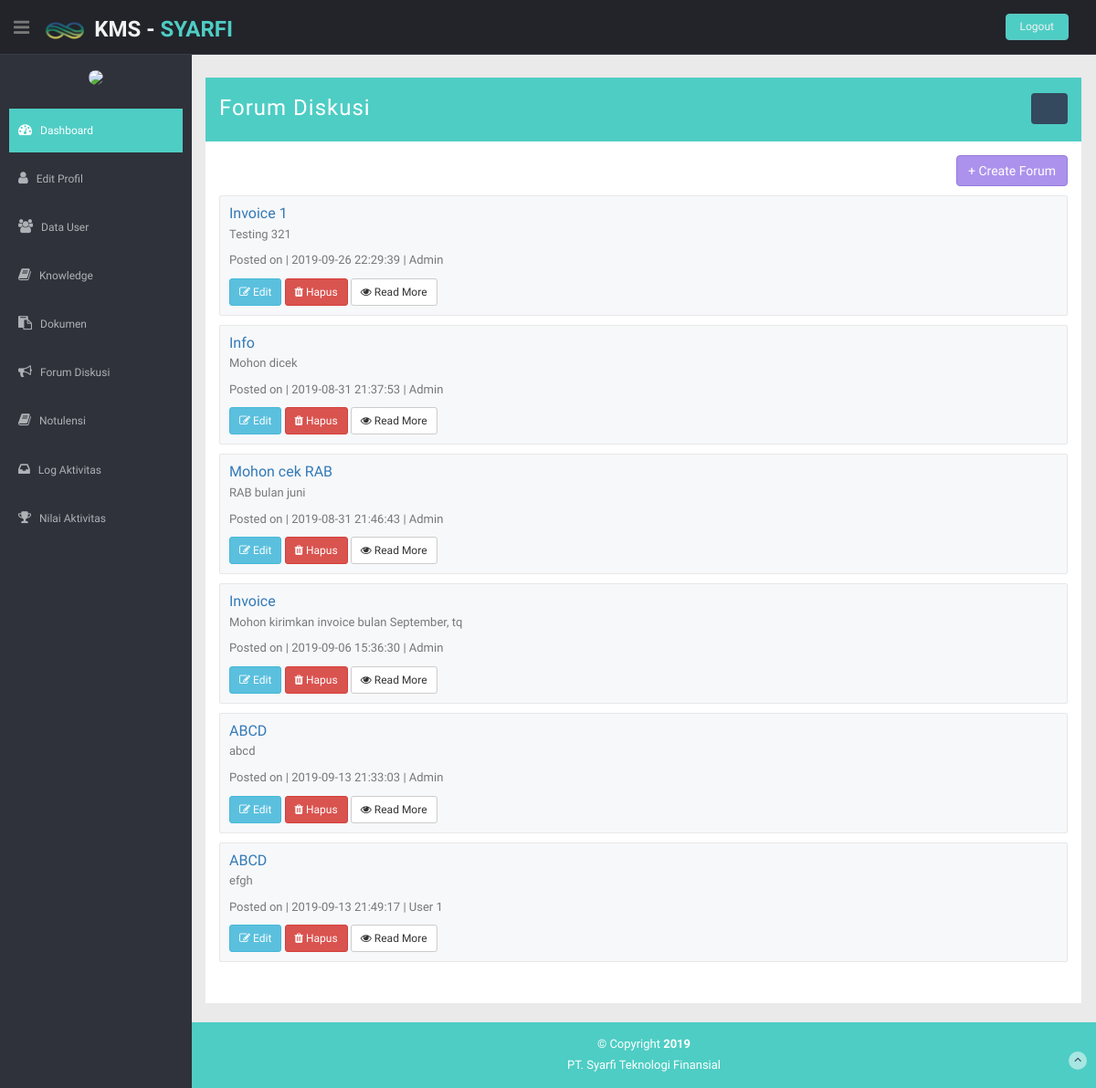
The page /index.php/admin/forum on the database its author committed.
### tables this page shows
CREATE TABLE `tb_forum` (
  `id_forum` varchar(50) NOT NULL,
  `nama_user` varchar(50) NOT NULL,
  `tgl_forum` datetime NOT NULL,
  `judul_forum` varchar(50) NOT NULL,
  `isi_forum` text NOT NULL
);

### application/controllers/admin/Forum.php (called while the page is built, shortened)
<?php
class Forum extends CI_Controller
{
    public function __construct()
    {
        $this->load->helper('form');
        $this->load->library('form_validation');
        $this->load->model('forum_model');
        $this->load->model('log_model');
        $this->load->model('nilai_model');
    }
    public function index()
    {
        $home = array(
            "nip" => $this->session->userdata('nip', array(), true),
            "user_id" => $this->session->userdata('user_id', array(), true),
            "username" => $this->session->userdata('user_name', array(), true),
            "email" => $this->session->userdata('email', array(), true),
            "user_nama" => $this->session->userdata('nama_user', array(), true),
            "jabatan" => $this->session->userdata('jabatan', array(), true),
            "data" => $this->forum_model->get(),
        );
        $this->load->view("admin/forum", $home);
    }
}

### index.php (called while the page is built, shortened)
<?php
require_once BASEPATH.'core/CodeIgniter.php';

### application/models/Forum_model.php (called while the page is built, shortened)
<?php
class Forum_model extends CI_Model
{
    public function get()
    {
        $query = $this->db->select("*")
            ->from('tb_forum')
            ->order_by('id_forum')
            ->get();
        return $query->result();
    }
}

### application/views/admin/forum.php (the view, shortened to what this page needs)
<!DOCTYPE html>
<html lang="en">
<head>
    <link href="<?= base_url('assets/lib/bootstrap/css/bootstrap.min.css', '') ?>" rel="stylesheet">
    <link href="<?= base_url('assets/lib/font-awesome/css/font-awesome.css', '') ?>" rel="stylesheet" />
    <link rel="stylesheet" type="text/css" href="<?= base_url('assets/css/zabuto_calendar.css', '') ?>">
    <link rel="stylesheet" type="text/css" href="<?= base_url('assets/lib/gritter/css/jquery.gritter.css', '') ?>" />
    <link href="<?= base_url('assets/css/style.css', '') ?>" rel="stylesheet">
    <link href="<?= base_url('assets/css/style.css', '') ?>" rel="stylesheet">
</head>
<body>
    <section id="container">
        <header class="header black-bg">
            <div class="sidebar-toggle-box">
                <div class="fa fa-bars tooltips" data-placement="right" data-original-title="Toggle Navigation"></div>
            </div>
            <a href="<?= base_url('index.php/admin/dashboard', '') ?>" class="logo"><img
                    src="<?= base_url('assets/img/icon.png', '') ?>" class="img-circle" width="50"><b> KMS -
                    <span>Syarfi
                    </span></b></a>
            <div class="top-menu">
                <ul class="nav pull-right top-menu">
                    <li><a class="logout" href="<?php echo base_url() ?>index.php/admin/dashboard/logout">Logout </a>
                    </li>
                </ul>
            </div>
        </header>
        <aside>
            <div id="sidebar" class="nav-collapse ">
                <ul class="sidebar-menu" id="nav-accordion">
                    <p class="centered"><img src="<?= base_url('assets/img/' . $this->session->userdata('foto'));  ?>"
                            class="img-circle" width="80"></p>
                    <li class="mt">
                        <a class="active" href="<?= base_url('index.php/admin/dashboard', '') ?>">
                            <i class="fa fa-dashboard"></i>
                            <span>Dashboard</span>
                        </a>
                    </li>
                    <li>
                        <a href="<?= base_url('index.php/admin/profil', '') ?>">
                            <i class="fa fa-user"></i>
                            <span>Edit Profil</span>
                        </a>
                    </li>
                    <li>
                        <a href="<?= base_url('index.php/admin/user', '') ?>">
                            <i class="fa fa-users"></i>
                            <span>Data User</span>
                        </a>
                    </li>
                    <li>
                        <a href="<?= base_url('index.php/admin/knowledge', '') ?>">
                            <i class="fa fa-book"></i>
                            <span>Knowledge</span>
                        </a>
                    </li>
                    <li>
                        <a href="<?= base_url('index.php/admin/dokumen', '') ?>">
                            <i class="fa fa-paste"></i>
                            <span>Dokumen</span>
                        </a>
                    </li>
                    <li>
                        <a href="<?= base_url('index.php/admin/forum', '') ?>">
                            <i class="fa fa-bullhorn"></i>
                            <span>Forum Diskusi</span>
                        </a>
                    </li>
                    <li>
                        <a href="<?= base_url('index.php/admin/notulensi', '') ?>">
                            <i class="fa fa-book"></i>
                            <span>Notulensi</span>
                        </a>
                    </li>
                    <li>
                        <a href="<?= base_url('index.php/admin/log', '') ?>">
                            <i class="fa fa-inbox"></i>
                            <span>Log Aktivitas</span>
                        </a>
                    </li>
                    <li>
                        <a href="<?= base_url('index.php/admin/nilai', '') ?>">
                            <i class="fa fa-trophy"></i>
                            <span>Nilai Aktivitas</span>
                        </a>
                    </li>
            </div>
        </aside>
        <section id="main-content">
            <section class="wrapper site-min-height">
                <div class="chat-room mt">
                    <aside class="mid-side">
                        <div class="chat-room-head">
                            <h3>Forum Diskusi</h3>
                            <form action="#" class="pull-right position">
                                <input type="text" placeholder="Search" class="form-control search-btn ">
                            </form>
                        </div>
                        <div class="room-desk">
                            <a href="<?= base_url(); ?>index.php/admin/forum/add_forum/"
                                class="pull-right btn btn-theme02">+
                                Create Forum</a>
                            <?php
                            foreach ($data as $row) {
                                ?>
                            <div class="room-box">
                                <h5 class="text-primary"> <?php echo $row->judul_forum; ?></h5>
                                <p><?php echo $row->isi_forum; ?></p>
                                <p><span class="text-muted">Posted on |</span> <span
                                        class="text-muted"><?php echo $row->tgl_forum; ?> |
                                    </span><span class="text-muted"><?php echo $row->nama_user; ?></span></p>
                                <a href="<?= base_url(); ?>index.php/admin/forum/edit_forum/<?= $row->id_forum ?>">
                                    <button type="button" class="btn btn-info btn-sm">
                                        <i class="fa fa-edit"></i> Edit</button>
                                </a>
                                <a href="<?= base_url(); ?>index.php/admin/forum/delete_forum/<?= $row->id_forum ?>"
                                    onclick="return confirm('Apakah anda yakin ingin menghapus data ini?')">
                                    <button type="button" class="btn btn-danger btn-sm">
                                        <i class="fa fa-trash"></i> Hapus</button>
                                </a>
                                <a href="<?= base_url(); ?>index.php/admin/forum/read_forum/<?= $row->id_forum ?>">
                                    <button type="button" class="btn btn-default btn-sm">
                                        <i class="fa fa-eye"></i> Read More</button>
                                </a>
                            </div>
                            <?php
                            }
                            ?>
                        </div>
                    </aside>
                </div>
            </section>
            <footer class="site-footer">
                <div class="text-center">
                    <p>
                        &copy; Copyright <strong>2019</strong>
                    </p>
                    <div class="credits">
                        <a href="https://syarfi.id/">PT. Syarfi Teknologi Finansial</a>
                    </div>
                    <a href="buttons.html#" class="go-top">
                        <i class="fa fa-angle-up"></i>
                    </a>
                </div>
            </footer>
        </section>
    </section>
</body>
</html>

### assets/css/style.css (style rules this page uses)
body { color: #797979; background: #eaeaea; font-family: 'Ruda', sans-serif; padding: 0px !important; margin: 0px !important; font-size:13px; }
ul li { list-style: none; }
a, a:hover, a:focus { text-decoration: none; outline: none; }
#container { width: 100%; height: 100%; }
.btn-theme02 { color: #fff; background-color: #ac92ec; border-color: #967adc; }
.centered { text-align: center; }
.mt { margin-top: 25px; }
ul.top-menu > li > .logout { color: #f2f2f2; font-size: 12px; border-radius: 4px; -webkit-border-radius: 4px; border: 1px solid #64c3c2 !important; padding: 5px 15px; margin-right: 15px; background: #4ECDC4; margin-top: 15px; }
#sidebar { width: 210px; height: 100%; position: fixed; background: #2f323a; }
#sidebar ul li { position: relative; }
ul.sidebar-menu , ul.sidebar-menu li ul.sub { margin: -2px 0 0; padding: 0; }
ul.sidebar-menu { margin-top: 75px; }
ul.sidebar-menu li { margin-bottom: 5px; margin-left:10px; margin-right:10px; }
ul.sidebar-menu li a span { display: inline-block; }
ul.sidebar-menu li a { color: #aeb2b7; text-decoration: none; display: block; padding: 15px 0 15px 10px; font-size: 12px; outline: none; -webkit-transition: all 0.3s ease; -moz-transition: all 0.3s ease; -o-transition: all 0.3s ease; -ms-transition: all 0.3s ease; transition: all 0.3s ease; }
ul.sidebar-menu li a.active, ul.sidebar-menu li a:hover, ul.sidebar-menu li a:focus { background: #4ECDC4; color: #fff; display: block; -webkit-transition: all 0.3s ease; -moz-transition: all 0.3s ease; -o-transition: all 0.3s ease; -ms-transition: all 0.3s ease; transition: all 0.3s ease; }
ul.sidebar-menu li a i { font-size: 15px; padding-right: 6px; }
ul.sidebar-menu li a.active i { color: #fff; }
#main-content { margin-left: 210px; }
.header, .footer { min-height: 60px; padding: 0 15px; }
.header { position: fixed; left: 0; right: 0; z-index: 1002; }
.black-bg { background: #22242a; border-bottom: 1px solid #393d46; }
.wrapper { display: inline-block; margin-top: 60px; padding-left: 15px; padding-right: 15px; padding-bottom: 15px; padding-top: 0px; width: 100%; }
a.logo { font-size: 24px; color: #f2f2f2; float: left; margin-top: 15px; text-transform: uppercase; }
a.logo b { font-weight: 900; }
a.logo span { color: #4ECDC4; }
#top_menu .nav > li, ul.top-menu > li { float: left; }
ul.top-menu > li > a { color: #666666; font-size: 16px; border-radius: 4px; -webkit-border-radius: 4px; border:1px solid #666666 !important; padding: 2px 6px; margin-right: 15px; }
.sidebar-toggle-box { float: left; padding-right: 15px; margin-top: 20px; }
.sidebar-toggle-box .fa-bars { cursor: pointer; display: inline-block; font-size: 20px; }
.chat-room { border-collapse: collapse; border-spacing: 0; display: table; table-layout: fixed; width: 100%; position: relative; }
.chat-room aside { display: table-cell; float: none; height: 100%; padding: 0; vertical-align: top; }
.chat-room .mid-side { width: 75%; background: #fff; border-right: 1px solid #e5e8ef; }
.chat-room-head { background:#4ECDC4; color: #FFFFFF; min-height: 70px; padding: 15px; }
.chat-room-head h3 { margin: 5px 0 0; font-weight: 100; letter-spacing: 1px; display: inline-block; }
.chat-room-head .search-btn { width: 20px; -webkit-transition: all .3s ease; -moz-transition: all .3s ease; -ms-transition: all .3s ease; -o-transition: all .3s ease; transition: all .3s ease; box-shadow: none; background: #34495e; padding:0 5px 0 35px; margin-top: 2px; border: none; color: #fff; }
.room-desk { display: inline-block; margin-bottom: 30px; width: 100%; padding: 15px; }
.room-box { border: 1px solid #e7e7e7; background: #f7f8fa; padding: 10px; display: inline-block; width: 100%; margin-top: 10px; border-radius: 2px; -webkit-border-radius: 2px; }
.room-box h5 { margin: 0 0 5px 0; font-weight: 300; font-size: 16px; }
.site-footer { background: #4ECDC4; color: #fff; padding: 15px 0; }
.site-footer p { margin-bottom: 5px; }
.credits, .credits a { color: #fff; }
.go-top { margin-right: 1%; margin-top: -25px; float: right; background: rgba(255,255,255,.5); width: 20px; height: 20px; border-radius: 50%; -webkit-border-radius: 50%; }
.go-top i { color: #2A3542; }
.site-min-height { min-height: 900px; }

### rows shown on the page
tb_forum: judul_forum "Invoice 1", isi_forum "Testing 321", tgl_forum "2019-09-26 22:29:39", nama_user "Admin"
tb_forum: judul_forum "Info", isi_forum "Mohon dicek", tgl_forum "2019-08-31 21:37:53", nama_user "Admin"
tb_forum: judul_forum "Mohon cek RAB", isi_forum "RAB bulan juni", tgl_forum "2019-08-31 21:46:43", nama_user "Admin"
tb_forum: judul_forum "Invoice", isi_forum "Mohon kirimkan invoice bulan September, tq", tgl_forum "2019-09-06 15:36:30", nama_user "Admin"
tb_forum: judul_forum "ABCD", isi_forum "abcd", tgl_forum "2019-09-13 21:33:03", nama_user "Admin"
tb_forum: judul_forum "ABCD", isi_forum "efgh", tgl_forum "2019-09-13 21:49:17", nama_user "User 1"
